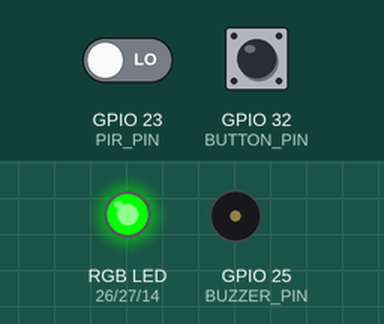
Simulated run of this sketch. Board: ESP32. On the bench: an RGB LED mixed from three pins (HIGH = lit), buzzer (waves = sounding). The inputs (shaded band) are chosen by the test bench; at power-on: GPIO 32 (BUTTON_PIN) HIGH, GPIO 23 (PIR_PIN) LOW. WiFi joins after 1.5 s; servers stay silent unless stated; no MQTT or app messages arrive unless stated; what the sketch prints to the serial monitor is not drawn.

Above: at 12.7 s.
12.8 s: GPIO 32 (BUTTON_PIN) pulled LOW for 0.15 s
At 14.1 s:
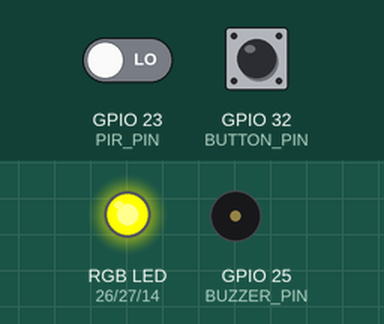
15.0 s: GPIO 32 (BUTTON_PIN) pulled LOW for 1 s
At 16.3 s:
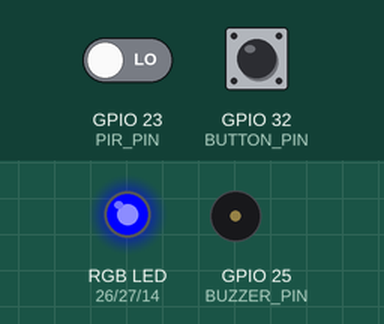
17.5 s: GPIO 23 (PIR_PIN) driven HIGH
21.5 s: GPIO 32 (BUTTON_PIN) pulled LOW for 3.2 s
At 22.13 s:
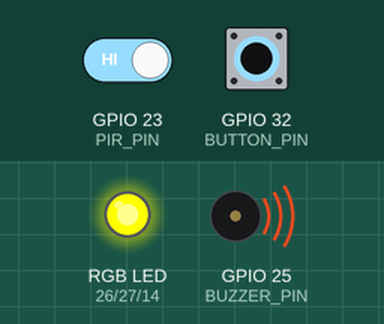
26.2 s: GPIO 32 (BUTTON_PIN) driven LOW
At 26.85 s:
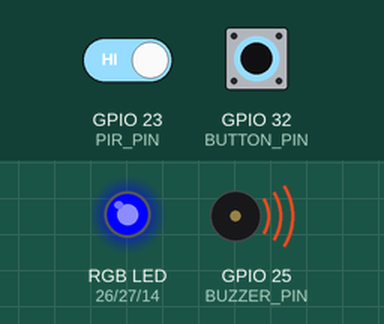
29.7 s: GPIO 23 (PIR_PIN) driven LOW
At 42.17 s:
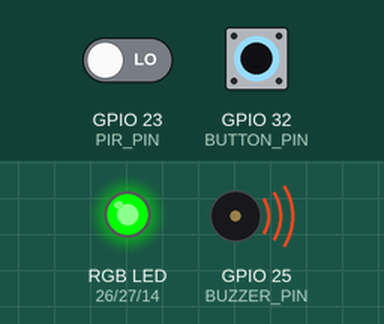
Timing chart, 0 to 43.6 s (numbered marks = the images above; inputs shaded):
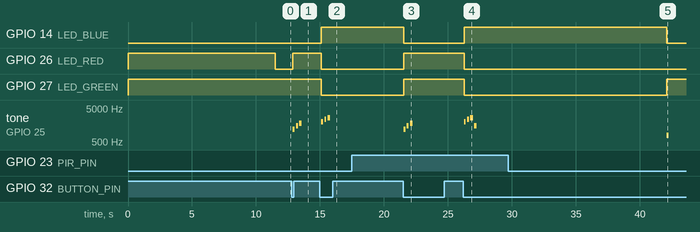

The sketch:

sketch.ino
```cpp
/*
 * Monitor IoT de Postura e Foco - ESP32 com Sensor PIR
 * Hardware: ESP32, Sensor PIR HC-SR501, Buzzer, LED RGB
 * Sistema: Pausas de 5 minutos via botão
 * MQTT: test.mosquitto.org
 */

#include <WiFi.h>
#include <PubSubClient.h>
#include <ArduinoJson.h>

// ====== CONFIGURAÇÕES WiFi ======
const char* ssid = "Wokwi-GUEST";
const char* password = "";

// ====== CONFIGURAÇÕES MQTT ======
const char* mqtt_server = "test.mosquitto.org";
const int mqtt_port = 1883;
const char* mqtt_client_id = "ESP32_PostureMonitor_PIR";

// Tópicos MQTT
const char* topic_status = "iot/posture/status";
const char* topic_session = "iot/posture/session";
const char* topic_alert = "iot/posture/alert";
const char* topic_pause = "iot/posture/pause";

// ====== PINOS ======
#define PIR_PIN 23
#define BUZZER_PIN 25
#define LED_RED 26
#define LED_GREEN 27
#define LED_BLUE 14
#define BUTTON_PIN 32

// ====== CONFIGURAÇÕES ======
#define ALERT_INTERVAL 5400000     // 90 minutos
#define CHECK_INTERVAL 1000        // 1 segundo
#define MIN_PRESENCE_TIME 5000     // 5 segundos
#define MIN_ABSENCE_TIME 10000     // 10 segundos
#define PAUSE_DURATION 300000      // 5 minutos = 300000 ms

// ====== VARIÁVEIS GLOBAIS ======
WiFiClient espClient;
PubSubClient mqttClient(espClient);

// Controle de sessão
bool isSitting = false;
unsigned long sessionStartTime = 0;
unsigned long totalFocusTime = 0;
int sessionsToday = 0;
int breaksToday = 0;

// Controle de presença
bool presenceDetected = false;
unsigned long lastPresenceTime = 0;
unsigned long presenceStartTime = 0;
unsigned long absenceStartTime = 0;

// Controle de alertas
bool alertActive = false;
unsigned long lastAlertTime = 0;
unsigned long lastCheckTime = 0;
unsigned long lastStatusPublish = 0;

// Sistema de pausas
bool isPaused = false;
unsigned long pauseStartTime = 0;
unsigned long pauseRemainingTime = 0;

// Controle do botão
bool lastButtonState = HIGH;
unsigned long lastButtonPress = 0;

// Estatísticas
int pirTriggerCount = 0;

// ====== SETUP ======
void setup() {
  Serial.begin(115200);
  Serial.println("\n\n=================================");
  Serial.println("Monitor IoT de Postura - ESP32");
  Serial.println("Sensor: PIR HC-SR501");
  Serial.println("Sistema de Pausas: 5 minutos");
  Serial.println("=================================\n");

  pinMode(PIR_PIN, INPUT);
  pinMode(BUZZER_PIN, OUTPUT);
  pinMode(LED_RED, OUTPUT);
  pinMode(LED_GREEN, OUTPUT);
  pinMode(LED_BLUE, OUTPUT);
  pinMode(BUTTON_PIN, INPUT_PULLUP);

  setLED(255, 255, 0);

  Serial.println("⏳ Aguardando estabilização do sensor PIR...");
  for (int i = 10; i > 0; i--) {
    Serial.print("   ");
    Serial.print(i);
    Serial.println("s");
    delay(1000);
  }
  Serial.println("✓ Sensor PIR calibrado!\n");

  setupWiFi();
  mqttClient.setServer(mqtt_server, mqtt_port);

  setLED(0, 255, 0);
  Serial.println("✅ Sistema pronto!");
  Serial.println("🔘 Pressione o botão para iniciar pausa de 5 min");
  Serial.println("📊 Monitoramento iniciado...\n");
}

// ====== LOOP PRINCIPAL ======
void loop() {
  if (!mqttClient.connected()) {
    reconnectMQTT();
  }
  mqttClient.loop();

  // Se está em pausa, gerenciar a pausa
  if (isPaused) {
    managePause();
    checkButton();
    delay(100);
    return;
  }

  // Verificar sensor periodicamente
  if (millis() - lastCheckTime >= CHECK_INTERVAL) {
    lastCheckTime = millis();
    checkPresence();
  }

  // Verificar alertas se estiver sentado
  if (isSitting) {
    checkAlerts();
  }

  // Verificar botão
  checkButton();

  // Publicar status periodicamente
  if (millis() - lastStatusPublish >= 10000) {
    lastStatusPublish = millis();
    publishStatus();
  }

  delay(100);
}

// ====== FUNÇÕES WiFi ======
void setupWiFi() {
  Serial.print("🌐 Conectando ao WiFi");
  WiFi.begin(ssid, password);

  int attempts = 0;
  while (WiFi.status() != WL_CONNECTED && attempts < 20) {
    delay(500);
    Serial.print(".");
    attempts++;
  }

  if (WiFi.status() == WL_CONNECTED) {
    Serial.println(" ✓");
    Serial.print("   IP: ");
    Serial.println(WiFi.localIP());
  } else {
    Serial.println(" ✗ Falha ao conectar WiFi");
  }
}

// ====== FUNÇÕES MQTT ======
void reconnectMQTT() {
  static unsigned long lastAttempt = 0;
  if (millis() - lastAttempt < 5000) return;
  lastAttempt = millis();

  Serial.print("📡 Conectando MQTT...");

  if (mqttClient.connect(mqtt_client_id)) {
    Serial.println(" ✓");
    publishStatus();
  } else {
    Serial.print(" ✗ (");
    Serial.print(mqttClient.state());
    Serial.println(")");
  }
}

void publishStatus() {
  if (!mqttClient.connected()) return;

  StaticJsonDocument<350> doc;
  doc["sitting"] = isSitting;
  doc["paused"] = isPaused;
  doc["presence"] = presenceDetected;
  doc["breaksToday"] = breaksToday;
  doc["pirTriggers"] = pirTriggerCount;
  doc["timestamp"] = millis();

  if (isSitting && !isPaused) {
    doc["sessionDuration"] = (millis() - sessionStartTime) / 1000;
  }

  if (isPaused) {
    doc["pauseRemaining"] = pauseRemainingTime / 1000;
  }

  char buffer[350];
  serializeJson(doc, buffer);
  mqttClient.publish(topic_status, buffer);
}

void publishSession(unsigned long duration) {
  if (!mqttClient.connected()) return;

  StaticJsonDocument<400> doc;
  doc["totalSeconds"] = totalFocusTime / 1000;
  doc["sessionsCount"] = sessionsToday;
  doc["breaksCount"] = breaksToday;

  JsonObject newSession = doc.createNestedObject("newSession");
  newSession["duration"] = duration / 60000;

  unsigned long hours = (millis() / 3600000) % 24;
  unsigned long minutes = (millis() / 60000) % 60;
  char timeStr[10];
  sprintf(timeStr, "%02lu:%02lu", hours, minutes);
  newSession["time"] = timeStr;

  char buffer[400];
  serializeJson(doc, buffer);
  mqttClient.publish(topic_session, buffer);
  Serial.println("📤 Sessão publicada via MQTT");
}

void publishAlert(bool isAlert) {
  if (!mqttClient.connected()) return;

  StaticJsonDocument<200> doc;
  doc["alert"] = isAlert;
  doc["timestamp"] = millis();

  if (isAlert) {
    doc["sessionDuration"] = (millis() - sessionStartTime) / 60000;
  }

  char buffer[200];
  serializeJson(doc, buffer);
  mqttClient.publish(topic_alert, buffer);
}

void publishPause(bool start) {
  if (!mqttClient.connected()) return;

  StaticJsonDocument<250> doc;
  doc["pause"] = start ? "started" : "ended";
  doc["breaksToday"] = breaksToday;
  doc["timestamp"] = millis();

  if (start) {
    doc["duration"] = PAUSE_DURATION / 1000;
  }

  char buffer[250];
  serializeJson(doc, buffer);
  mqttClient.publish(topic_pause, buffer);
}

// ====== FUNÇÕES DE MONITORAMENTO ======
void checkPresence() {
  int pirValue = digitalRead(PIR_PIN);

  if (pirValue == HIGH) {
    presenceDetected = true;
    lastPresenceTime = millis();
    pirTriggerCount++;

    if (absenceStartTime > 0) {
      absenceStartTime = 0;
    }

    if (presenceStartTime == 0) {
      presenceStartTime = millis();
    }

    if (!isSitting && (millis() - presenceStartTime >= MIN_PRESENCE_TIME)) {
      startSession();
    }

  } else {
    if (millis() - lastPresenceTime < 3000) {
      return;
    }

    presenceDetected = false;

    if (presenceStartTime > 0) {
      presenceStartTime = 0;
    }

    if (absenceStartTime == 0 && isSitting) {
      absenceStartTime = millis();
    }

    if (isSitting && absenceStartTime > 0 &&
        (millis() - absenceStartTime >= MIN_ABSENCE_TIME)) {
      endSession();
      absenceStartTime = 0;
    }
  }

  static unsigned long lastDebug = 0;
  if (millis() - lastDebug > 5000) {
    lastDebug = millis();
    Serial.print("PIR: ");
    Serial.print(pirValue ? "HIGH" : "LOW ");
    Serial.print(" | Status: ");
    Serial.print(isSitting ? "Sentado" : "Em pé");

    if (isSitting) {
      unsigned long elapsed = (millis() - sessionStartTime) / 60000;
      Serial.print(" (");
      Serial.print(elapsed);
      Serial.print(" min)");
    }
    Serial.println();
  }
}

void startSession() {
  if (!isSitting) {
    isSitting = true;
    sessionStartTime = millis();
    sessionsToday++;
    alertActive = false;

    setLED(0, 0, 255);
    playTone(1500, 200);

    Serial.println("\n🪑 ===== NOVA SESSÃO INICIADA =====");
    Serial.print("   Sessão #");
    Serial.println(sessionsToday);
    Serial.println();

    publishStatus();
  }
}

void endSession() {
  if (isSitting) {
    isSitting = false;
    unsigned long sessionDuration = millis() - sessionStartTime;

    if (sessionDuration > 60000) {
      totalFocusTime += sessionDuration;

      Serial.println("\n✓ ===== SESSÃO FINALIZADA =====");
      Serial.print("   Duração: ");
      Serial.print(sessionDuration / 60000);
      Serial.println(" minutos");
      Serial.print("   Total hoje: ");
      Serial.print(totalFocusTime / 3600000);
      Serial.print("h ");
      Serial.print((totalFocusTime / 60000) % 60);
      Serial.println("m");
      Serial.println();

      publishSession(sessionDuration);
    } else {
      Serial.println("\n⚠️  Sessão muito curta (< 1 min)");
    }

    setLED(0, 255, 0);
    alertActive = false;
    playTone(800, 150);

    publishStatus();
  }
}

void checkAlerts() {
  unsigned long sessionDuration = millis() - sessionStartTime;

  if (sessionDuration >= ALERT_INTERVAL && !alertActive) {
    triggerAlert();
  }

  if (alertActive && (millis() - lastAlertTime >= 1800000)) {
    triggerAlert();
  }
}

void triggerAlert() {
  alertActive = true;
  lastAlertTime = millis();

  unsigned long minutes = (millis() - sessionStartTime) / 60000;

  Serial.println("\n⚠️  ========== ALERTA DE POSTURA ========== ⚠️");
  Serial.print("   Você está sentado há ");
  Serial.print(minutes);
  Serial.println(" minutos!");
  Serial.println("   🔘 Pressione o botão para fazer uma pausa!");
  Serial.println();

  setLED(255, 0, 0);

  for (int i = 0; i < 5; i++) {
    playTone(1000, 400);
    delay(200);
  }

  publishAlert(true);
}

// ====== SISTEMA DE PAUSAS ======
void startPause() {
  isPaused = true;
  pauseStartTime = millis();
  pauseRemainingTime = PAUSE_DURATION;
  breaksToday++;

  // Desativa alerta se estiver ativo
  if (alertActive) {
    alertActive = false;
    publishAlert(false);
  }

  Serial.println("\n⏸️  ========== PAUSA INICIADA ==========");
  Serial.print("   ☕ Pausa #");
  Serial.print(breaksToday);
  Serial.println(" - Duração: 5 minutos");
  Serial.println("   💡 Aproveite para alongar e se hidratar!");
  Serial.println("   🔘 Pressione o botão novamente para encerrar");
  Serial.println();

  setLED(255, 255, 0);
  playTone(1200, 150);
  delay(100);
  playTone(1500, 150);
  delay(100);
  playTone(1800, 200);

  publishPause(true);
  publishStatus();
}

void managePause() {
  pauseRemainingTime = PAUSE_DURATION - (millis() - pauseStartTime);

  // Encerra automaticamente após 5 minutos
  if (pauseRemainingTime <= 0) {
    endPause();
    return;
  }

  // Mostra progresso a cada 30 segundos
  static unsigned long lastUpdate = 0;
  if (millis() - lastUpdate >= 30000) {
    lastUpdate = millis();

    int remainingSeconds = pauseRemainingTime / 1000;
    int remainingMinutes = remainingSeconds / 60;
    int seconds = remainingSeconds % 60;

    Serial.print("⏸️  Pausa em andamento... Restam ");
    Serial.print(remainingMinutes);
    Serial.print(":");
    if (seconds < 10) Serial.print("0");
    Serial.println(seconds);

    publishStatus();
  }
}

void endPause() {
  isPaused = false;
  pauseRemainingTime = 0;

  Serial.println("\n✅ ========== PAUSA ENCERRADA ==========");
  Serial.print("   🎯 Pausa #");
  Serial.print(breaksToday);
  Serial.println(" concluída!");

  if (breaksToday >= 8) {
    Serial.println("   🏆 Meta de 8 pausas atingida!");
  } else if (breaksToday >= 6) {
    Serial.println("   💪 Quase lá! Faltam poucas pausas!");
  } else {
    Serial.println("   👍 Continue fazendo pausas regulares!");
  }
  Serial.println();

  setLED(0, 0, 255);
  playTone(2000, 150);
  delay(100);
  playTone(2300, 150);
  delay(100);
  playTone(2600, 200);

  publishPause(false);
  publishStatus();
}

// ====== CONTROLE DO BOTÃO ======
void checkButton() {
  bool buttonState = digitalRead(BUTTON_PIN);

  if (buttonState == LOW && lastButtonState == HIGH) {
    if (millis() - lastButtonPress > 500) {
      lastButtonPress = millis();
      handleButtonPress();
    }
  }

  lastButtonState = buttonState;
}

void handleButtonPress() {
  Serial.println("\n🔘 BOTÃO PRESSIONADO!");

  if (isPaused) {
    // Encerrar pausa antecipadamente
    Serial.println("   Encerrando pausa antecipadamente...");
    endPause();
  } else {
    // Iniciar nova pausa
    startPause();
  }
}

// ====== FUNÇÕES AUXILIARES ======
void setLED(int red, int green, int blue) {
  analogWrite(LED_RED, red);
  analogWrite(LED_GREEN, green);
  analogWrite(LED_BLUE, blue);
}

void playTone(int frequency, int duration) {
  ledcAttach(BUZZER_PIN, frequency, 8);
  ledcWrite(BUZZER_PIN, 128);
  delay(duration);
  ledcWrite(BUZZER_PIN, 0);
  ledcDetach(BUZZER_PIN);
}
```

Measured:
- after the input at 12.8 s, GPIO 26 (LED_RED): LOW → HIGH after 0.09 s; tone on GPIO 25 (BUZZER_PIN): plays 1200 Hz for 0.15 s, 1500 Hz for 0.15 s, 1800 Hz for 0.20 s, starting after 0.09 s
- after the input at 15.0 s, GPIO 14 (LED_BLUE): LOW → HIGH after 0.11 s; GPIO 26 (LED_RED), GPIO 27 (LED_GREEN): HIGH → LOW after 0.11 s; tone on GPIO 25 (BUZZER_PIN): plays 2000 Hz for 0.15 s, 2300 Hz for 0.15 s, 2600 Hz for 0.20 s, starting after 0.11 s
- after the input at 17.5 s, every drawn part: stays the same
- after the input at 21.5 s, GPIO 14 (LED_BLUE): HIGH → LOW at once; GPIO 26 (LED_RED), GPIO 27 (LED_GREEN): LOW → HIGH at once
- after the input at 26.2 s, GPIO 14 (LED_BLUE): LOW → HIGH after 0.06 s; GPIO 26 (LED_RED), GPIO 27 (LED_GREEN): HIGH → LOW after 0.06 s; tone on GPIO 25 (BUZZER_PIN): plays 2000 Hz for 0.15 s, 2300 Hz for 0.15 s, 2600 Hz for 0.20 s, 1500 Hz for 0.20 s, starting after 0.06 s
- after the input at 29.7 s, GPIO 14 (LED_BLUE): HIGH → LOW after 12.4 s; GPIO 27 (LED_GREEN): LOW → HIGH after 12.4 s; tone on GPIO 25 (BUZZER_PIN): silent → 800 Hz after 12.4 s, → silent 0.15 s later
